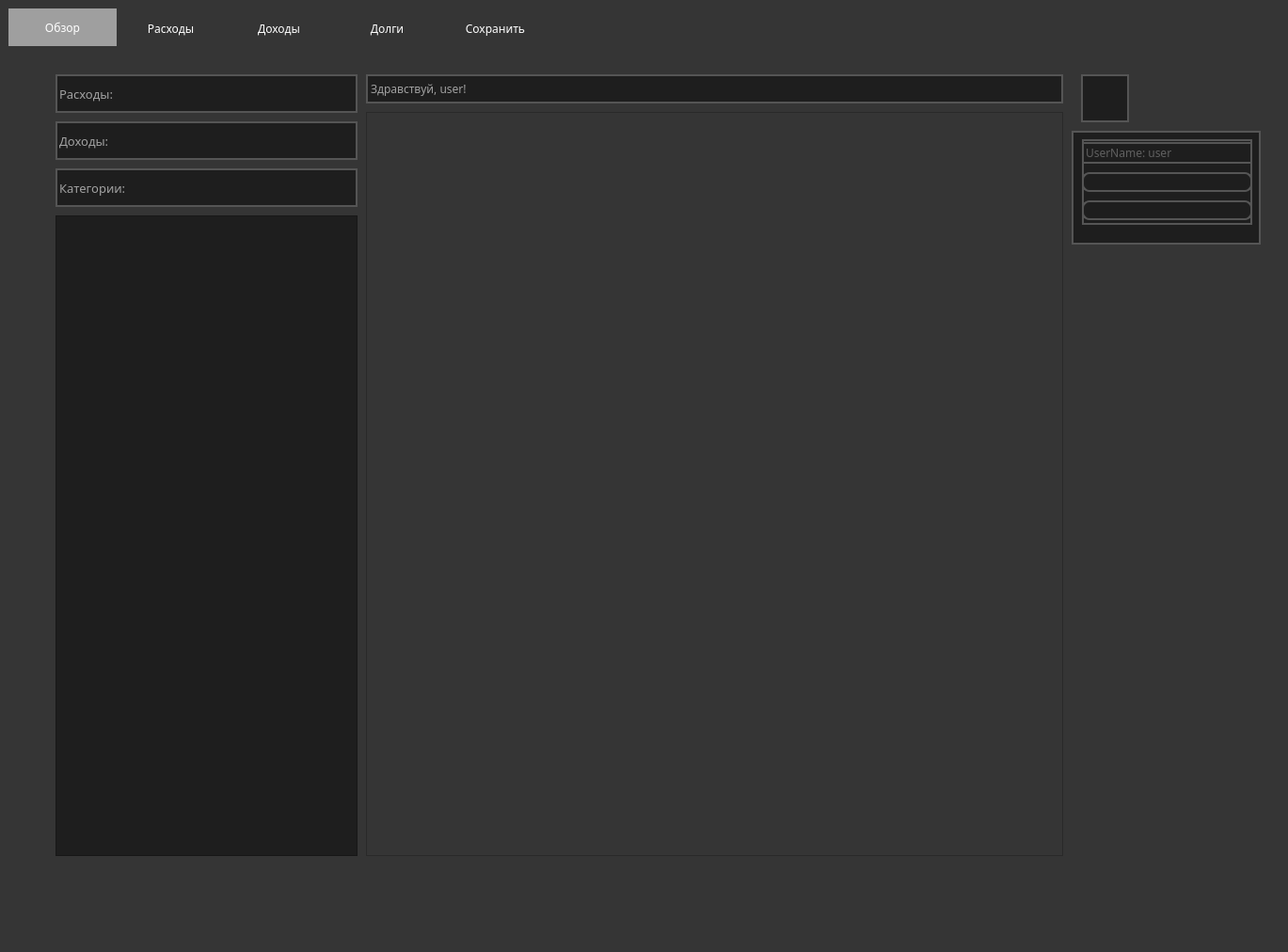
<?xml version="1.0" encoding="UTF-8"?>
<ui version="4.0">
 <class>MainWindow</class>
 <widget class="QMainWindow" name="MainWindow">
  <property name="geometry">
   <rect>
    <x>0</x>
    <y>0</y>
    <width>1369</width>
    <height>1012</height>
   </rect>
  </property>
  <property name="windowTitle">
   <string>Мои финансы</string>
  </property>
  <property name="styleSheet">
   <string notr="true">


font-family:Noto Sans SC;
background-color:rgb(53, 53, 53)
</string>
  </property>
  <property name="iconSize">
   <size>
    <width>30</width>
    <height>30</height>
   </size>
  </property>
  <widget class="QWidget" name="centralwidget">
   <layout class="QGridLayout" name="gridLayout">
    <item row="0" column="0">
     <widget class="QTabWidget" name="tabWidget">
      <property name="font">
       <font>
        <family>Noto Sans SC</family>
       </font>
      </property>
      <property name="cursor">
       <cursorShape>ArrowCursor</cursorShape>
      </property>
      <property name="styleSheet">
       <string notr="true">QTabWidget::pane{
border: 1px;
background:rgba(255, 255, 255, 0);
}

QTabWidget{
background-color:rgba(255, 255, 255, 0);

}

QTabWidget:tab-bar
{


alignment:left;
}
QTabBar:tab{

background-color:rgba(255, 255, 255, 0);
color:white;
width:115px;
height: 40px;
}
QTabBar:tab:selected{
background-color:rgb(159, 159, 159);
}

QTabBar:tab:selected:hover{
background-color: rgb(159, 159, 159);
}

QTabBar:tab:hover{
background-color: rgb(159, 159, 159);
}</string>
      </property>
      <property name="tabShape">
       <enum>QTabWidget::Rounded</enum>
      </property>
      <property name="currentIndex">
       <number>0</number>
      </property>
      <widget class="QWidget" name="tab_4">
       <attribute name="icon">
        <iconset>
         <normalon>:/icons2/icons/report.png</normalon>
        </iconset>
       </attribute>
       <attribute name="title">
        <string>Обзор</string>
       </attribute>
       <widget class="QLineEdit" name="all_incomes">
        <property name="enabled">
         <bool>false</bool>
        </property>
        <property name="geometry">
         <rect>
          <x>50</x>
          <y>80</y>
          <width>321</width>
          <height>41</height>
         </rect>
        </property>
        <property name="font">
         <font>
          <family>Noto Sans SC</family>
          <pointsize>10</pointsize>
         </font>
        </property>
        <property name="styleSheet">
         <string notr="true">background-color:rgb(30, 30, 30);
border:2px solid;
border-color:rgb(85, 85, 85);
color:rgb(161, 161, 161);</string>
        </property>
        <property name="text">
         <string>Доходы:</string>
        </property>
       </widget>
       <widget class="QLineEdit" name="all_outcomes">
        <property name="enabled">
         <bool>false</bool>
        </property>
        <property name="geometry">
         <rect>
          <x>50</x>
          <y>30</y>
          <width>321</width>
          <height>41</height>
         </rect>
        </property>
        <property name="font">
         <font>
          <family>Noto Sans SC</family>
          <pointsize>10</pointsize>
         </font>
        </property>
        <property name="styleSheet">
         <string notr="true">background-color:rgb(30, 30, 30);
border:2px solid;
border-color:rgb(85, 85, 85);
color:rgb(161, 161, 161);</string>
        </property>
        <property name="text">
         <string>Расходы:</string>
        </property>
       </widget>
       <widget class="QLineEdit" name="all_categories">
        <property name="enabled">
         <bool>false</bool>
        </property>
        <property name="geometry">
         <rect>
          <x>50</x>
          <y>130</y>
          <width>321</width>
          <height>41</height>
         </rect>
        </property>
        <property name="font">
         <font>
          <family>Noto Sans SC</family>
          <pointsize>10</pointsize>
         </font>
        </property>
        <property name="styleSheet">
         <string notr="true">background-color:rgb(30, 30, 30);
border:2px solid;
border-color:rgb(85, 85, 85);
color:rgb(161, 161, 161);</string>
        </property>
        <property name="text">
         <string>Категории:</string>
        </property>
       </widget>
       <widget class="QPlainTextEdit" name="overview_text">
        <property name="enabled">
         <bool>false</bool>
        </property>
        <property name="geometry">
         <rect>
          <x>50</x>
          <y>180</y>
          <width>321</width>
          <height>681</height>
         </rect>
        </property>
        <property name="styleSheet">
         <string notr="true">background-color:rgb(30, 30, 30);
color:white;</string>
        </property>
       </widget>
       <widget class="QPushButton" name="user_information_button">
        <property name="geometry">
         <rect>
          <x>1140</x>
          <y>30</y>
          <width>51</width>
          <height>51</height>
         </rect>
        </property>
        <property name="styleSheet">
         <string notr="true">QPushButton{

color: white;

background-color:rgb(30, 30, 30);
border:2px solid;
border-color:rgb(85, 85, 85);
color:rgb(161, 161, 161);
}
QPushButton:hover{
color:rgb(0, 85, 255);
background-color: rgb(159, 159, 159);
}

QPushButton:pressed{
color:rgb(0, 85, 255);
background-color:rgb(159, 159, 159)
}
</string>
        </property>
        <property name="text">
         <string/>
        </property>
        <property name="icon">
         <iconset resource="font.qrc">
          <normaloff>:/icons2/icons/user.png</normaloff>:/icons2/icons/user.png</iconset>
        </property>
        <property name="iconSize">
         <size>
          <width>40</width>
          <height>40</height>
         </size>
        </property>
        <property name="checkable">
         <bool>true</bool>
        </property>
        <property name="autoExclusive">
         <bool>true</bool>
        </property>
       </widget>
       <widget class="QWidget" name="user_menu" native="true">
        <property name="enabled">
         <bool>true</bool>
        </property>
        <property name="geometry">
         <rect>
          <x>1130</x>
          <y>90</y>
          <width>201</width>
          <height>121</height>
         </rect>
        </property>
        <property name="styleSheet">
         <string notr="true">background-color:rgb(30, 30, 30);
border:2px solid;
border-color:rgb(85, 85, 85);
color:rgb(161, 161, 161);
</string>
        </property>
        <widget class="QWidget" name="layoutWidget">
         <property name="geometry">
          <rect>
           <x>11</x>
           <y>9</y>
           <width>181</width>
           <height>91</height>
          </rect>
         </property>
         <layout class="QGridLayout" name="gridLayout_6">
          <item row="1" column="0">
           <widget class="QPushButton" name="edit_account">
            <property name="styleSheet">
             <string notr="true">QPushButton{

color: white;


border-radius: 8px;
}
QPushButton:hover{
color:rgb(0, 85, 255);
background-color: rgb(159, 159, 159);
}

QPushButton:pressed{
color:rgb(0, 85, 255);
background-color:rgb(159, 159, 159)
}


</string>
            </property>
            <property name="text">
             <string/>
            </property>
            <property name="icon">
             <iconset resource="font.qrc">
              <normaloff>:/icons/icons/edit_24dp_000000_FILL0_wght400_GRAD0_opsz24.svg</normaloff>:/icons/icons/edit_24dp_000000_FILL0_wght400_GRAD0_opsz24.svg</iconset>
            </property>
            <property name="iconSize">
             <size>
              <width>15</width>
              <height>15</height>
             </size>
            </property>
            <property name="checkable">
             <bool>false</bool>
            </property>
           </widget>
          </item>
          <item row="2" column="0">
           <widget class="QPushButton" name="done_button">
            <property name="styleSheet">
             <string notr="true">QPushButton{

color: white;


border-radius: 8px;
}
QPushButton:hover{
color:rgb(0, 85, 255);
background-color: rgb(159, 159, 159);
}

QPushButton:pressed{
color:rgb(0, 85, 255);
background-color:rgb(159, 159, 159)
}

</string>
            </property>
            <property name="text">
             <string/>
            </property>
            <property name="icon">
             <iconset resource="font.qrc">
              <normaloff>:/icons2/icons/check_24dp_000000_FILL0_wght400_GRAD0_opsz24.svg</normaloff>:/icons2/icons/check_24dp_000000_FILL0_wght400_GRAD0_opsz24.svg</iconset>
            </property>
           </widget>
          </item>
          <item row="0" column="0">
           <widget class="QLineEdit" name="username_inmenu">
            <property name="enabled">
             <bool>false</bool>
            </property>
            <property name="placeholderText">
             <string>UserName: user</string>
            </property>
           </widget>
          </item>
         </layout>
        </widget>
       </widget>
       <widget class="QLabel" name="hello_label_main">
        <property name="geometry">
         <rect>
          <x>380</x>
          <y>30</y>
          <width>741</width>
          <height>31</height>
         </rect>
        </property>
        <property name="styleSheet">
         <string notr="true">background-color:rgb(30, 30, 30);
border:2px solid;
border-color:rgb(85, 85, 85);
color:rgb(161, 161, 161);</string>
        </property>
        <property name="text">
         <string>Здравствуй, user!</string>
        </property>
       </widget>
       <widget class="QChartView" name="graphicsView">
        <property name="geometry">
         <rect>
          <x>380</x>
          <y>70</y>
          <width>741</width>
          <height>791</height>
         </rect>
        </property>
        <property name="styleSheet">
         <string notr="true"/>
        </property>
       </widget>
      </widget>
      <widget class="QWidget" name="overview_3">
       <attribute name="icon">
        <iconset>
         <normalon>:/icons2/icons/payments_24dp_000000_FILL0_wght400_GRAD0_opsz24.svg</normalon>
        </iconset>
       </attribute>
       <attribute name="title">
        <string>Расходы</string>
       </attribute>
       <widget class="QWidget" name="layoutWidget">
        <property name="geometry">
         <rect>
          <x>0</x>
          <y>10</y>
          <width>1341</width>
          <height>921</height>
         </rect>
        </property>
        <layout class="QGridLayout" name="gridLayout_3">
         <item row="0" column="1">
          <widget class="QPushButton" name="outcome">
           <property name="styleSheet">
            <string notr="true">QPushButton{

color: white;

border-color:rgbrgb(177, 177, 177);
border-radius: 8px;
}
QPushButton:hover{
color:rgb(0, 85, 255);
background-color: rgb(159, 159, 159);
}

QPushButton:pressed{
color:rgb(0, 85, 255);
background-color:rgb(159, 159, 159)
}


</string>
           </property>
           <property name="text">
            <string>Добавить</string>
           </property>
           <property name="icon">
            <iconset resource="font.qrc">
             <normaloff>:/icons/icons/add_circle_24dp_000000_FILL0_wght400_GRAD0_opsz24.svg</normaloff>:/icons/icons/add_circle_24dp_000000_FILL0_wght400_GRAD0_opsz24.svg</iconset>
           </property>
           <property name="iconSize">
            <size>
             <width>15</width>
             <height>15</height>
            </size>
           </property>
           <property name="checkable">
            <bool>false</bool>
           </property>
          </widget>
         </item>
         <item row="0" column="2">
          <widget class="QPushButton" name="edit_outcome">
           <property name="styleSheet">
            <string notr="true">QPushButton{

color: white;

border-color:rgbrgb(177, 177, 177);
border-radius: 8px;
}
QPushButton:hover{
color:rgb(0, 85, 255);
background-color: rgb(159, 159, 159);
}

QPushButton:pressed{
color:rgb(0, 85, 255);
background-color:rgb(159, 159, 159)
}

</string>
           </property>
           <property name="text">
            <string>Изменить</string>
           </property>
           <property name="icon">
            <iconset resource="font.qrc">
             <normaloff>:/icons/icons/edit_24dp_000000_FILL0_wght400_GRAD0_opsz24.svg</normaloff>:/icons/icons/edit_24dp_000000_FILL0_wght400_GRAD0_opsz24.svg</iconset>
           </property>
           <property name="iconSize">
            <size>
             <width>15</width>
             <height>15</height>
            </size>
           </property>
           <property name="checkable">
            <bool>false</bool>
           </property>
          </widget>
         </item>
         <item row="0" column="0">
          <widget class="QLineEdit" name="outcomes">
           <property name="enabled">
            <bool>false</bool>
           </property>
           <property name="font">
            <font>
             <family>Noto Sans SC</family>
             <pointsize>10</pointsize>
            </font>
           </property>
           <property name="styleSheet">
            <string notr="true">QLineEdit{
background-color:rgb(30, 30, 30);
border:2px solid;
border-color:rgb(85, 85, 85);
color:rgb(161, 161, 161);

}</string>
           </property>
           <property name="text">
            <string>Всего: </string>
           </property>
          </widget>
         </item>
         <item row="0" column="5">
          <widget class="QLineEdit" name="Search_by_id_outcome">
           <property name="styleSheet">
            <string notr="true">QLineEdit{
background-color:rgb(30, 30, 30);
border:2px solid;
border-color:rgb(85, 85, 85);
color:rgb(161, 161, 161);

}</string>
           </property>
           <property name="text">
            <string/>
           </property>
           <property name="placeholderText">
            <string>Поиск по ID</string>
           </property>
          </widget>
         </item>
         <item row="0" column="6">
          <widget class="QPushButton" name="search_button_outcome">
           <property name="styleSheet">
            <string notr="true">QPushButton{

color: white;

border-color:rgbrgb(177, 177, 177);
border-radius: 8px;
}
QPushButton:hover{
color:rgb(0, 85, 255);
background-color: rgb(159, 159, 159);
}

QPushButton:pressed{
color:rgb(0, 85, 255);
background-color:rgb(159, 159, 159)
}

</string>
           </property>
           <property name="text">
            <string>Поиск!</string>
           </property>
          </widget>
         </item>
         <item row="1" column="0">
          <widget class="QPlainTextEdit" name="outcomes_categories">
           <property name="enabled">
            <bool>false</bool>
           </property>
           <property name="toolTipDuration">
            <number>2</number>
           </property>
           <property name="styleSheet">
            <string notr="true">background-color:rgb(30, 30, 30);
color:white;</string>
           </property>
          </widget>
         </item>
         <item row="0" column="3">
          <widget class="QPushButton" name="delete_outcome">
           <property name="styleSheet">
            <string notr="true">QPushButton{

color: white;

border-color:rgbrgb(177, 177, 177);
border-radius: 8px;
}
QPushButton:hover{
color:rgb(0, 85, 255);
background-color: rgb(159, 159, 159);
}

QPushButton:pressed{
color:rgb(0, 85, 255);
background-color:rgb(159, 159, 159)
}


</string>
           </property>
           <property name="text">
            <string>Удалить</string>
           </property>
           <property name="icon">
            <iconset resource="font.qrc">
             <normaloff>:/icons/icons/delete_24dp_000000_FILL0_wght400_GRAD0_opsz24.svg</normaloff>:/icons/icons/delete_24dp_000000_FILL0_wght400_GRAD0_opsz24.svg</iconset>
           </property>
           <property name="iconSize">
            <size>
             <width>15</width>
             <height>15</height>
            </size>
           </property>
           <property name="checkable">
            <bool>false</bool>
           </property>
          </widget>
         </item>
         <item row="0" column="4">
          <widget class="QPushButton" name="add_category_outcome">
           <property name="styleSheet">
            <string notr="true">QPushButton{

color: white;

border-color:rgbrgb(177, 177, 177);
border-radius: 8px;
}
QPushButton:hover{
color:rgb(0, 85, 255);
background-color: rgb(159, 159, 159);
}

QPushButton:pressed{
color:rgb(0, 85, 255);
background-color:rgb(159, 159, 159)
}


</string>
           </property>
           <property name="text">
            <string>Добавить Категорию</string>
           </property>
           <property name="icon">
            <iconset resource="font.qrc">
             <normaloff>:/icons/icons/add_circle_24dp_000000_FILL0_wght400_GRAD0_opsz24.svg</normaloff>:/icons/icons/add_circle_24dp_000000_FILL0_wght400_GRAD0_opsz24.svg</iconset>
           </property>
          </widget>
         </item>
         <item row="1" column="1" colspan="6">
          <widget class="QTableWidget" name="outcome_transactions">
           <property name="styleSheet">
            <string notr="true">background-color:rgb(30, 30, 30);
color:white;</string>
           </property>
          </widget>
         </item>
        </layout>
       </widget>
      </widget>
      <widget class="QWidget" name="tab_5">
       <attribute name="icon">
        <iconset>
         <normalon>:/icons2/icons/cash.png</normalon>
        </iconset>
       </attribute>
       <attribute name="title">
        <string>Доходы</string>
       </attribute>
       <widget class="QWidget" name="layoutWidget">
        <property name="geometry">
         <rect>
          <x>0</x>
          <y>10</y>
          <width>1341</width>
          <height>921</height>
         </rect>
        </property>
        <layout class="QGridLayout" name="gridLayout_4">
         <item row="0" column="0">
          <widget class="QLineEdit" name="income_overall">
           <property name="enabled">
            <bool>false</bool>
           </property>
           <property name="font">
            <font>
             <family>Noto Sans SC</family>
             <pointsize>10</pointsize>
            </font>
           </property>
           <property name="styleSheet">
            <string notr="true">QLineEdit{
background-color:rgb(30, 30, 30);
border:2px solid;
border-color:rgb(85, 85, 85);
color:rgb(161, 161, 161);

}</string>
           </property>
           <property name="text">
            <string>Всего: </string>
           </property>
          </widget>
         </item>
         <item row="0" column="1">
          <widget class="QPushButton" name="income">
           <property name="styleSheet">
            <string notr="true">QPushButton{

color: white;

border-color:rgbrgb(177, 177, 177);
border-radius: 8px;
}
QPushButton:hover{
color:rgb(0, 85, 255);
background-color: rgb(159, 159, 159);
}

QPushButton:pressed{
color:rgb(0, 85, 255);
background-color:rgb(159, 159, 159)
}


</string>
           </property>
           <property name="text">
            <string>Добавить</string>
           </property>
           <property name="icon">
            <iconset resource="font.qrc">
             <normaloff>:/icons/icons/add_circle_24dp_000000_FILL0_wght400_GRAD0_opsz24.svg</normaloff>:/icons/icons/add_circle_24dp_000000_FILL0_wght400_GRAD0_opsz24.svg</iconset>
           </property>
           <property name="iconSize">
            <size>
             <width>15</width>
             <height>15</height>
            </size>
           </property>
           <property name="checkable">
            <bool>false</bool>
           </property>
          </widget>
         </item>
         <item row="0" column="2">
          <widget class="QPushButton" name="edit_income">
           <property name="styleSheet">
            <string notr="true">QPushButton{

color: white;

border-color:rgbrgb(177, 177, 177);
border-radius: 8px;
}
QPushButton:hover{
color:rgb(0, 85, 255);
background-color: rgb(159, 159, 159);
}

QPushButton:pressed{
color:rgb(0, 85, 255);
background-color:rgb(159, 159, 159)
}

</string>
           </property>
           <property name="text">
            <string>Изменить</string>
           </property>
           <property name="icon">
            <iconset resource="font.qrc">
             <normaloff>:/icons/icons/edit_24dp_000000_FILL0_wght400_GRAD0_opsz24.svg</normaloff>:/icons/icons/edit_24dp_000000_FILL0_wght400_GRAD0_opsz24.svg</iconset>
           </property>
           <property name="iconSize">
            <size>
             <width>15</width>
             <height>15</height>
            </size>
           </property>
           <property name="checkable">
            <bool>false</bool>
           </property>
          </widget>
         </item>
         <item row="0" column="3">
          <widget class="QPushButton" name="delete_income">
           <property name="styleSheet">
            <string notr="true">QPushButton{

color: white;

border-color:rgbrgb(177, 177, 177);
border-radius: 8px;
}
QPushButton:hover{
color:rgb(0, 85, 255);
background-color: rgb(159, 159, 159);
}

QPushButton:pressed{
color:rgb(0, 85, 255);
background-color:rgb(159, 159, 159)
}


</string>
           </property>
           <property name="text">
            <string>Удалить</string>
           </property>
           <property name="icon">
            <iconset resource="font.qrc">
             <normaloff>:/icons/icons/delete_24dp_000000_FILL0_wght400_GRAD0_opsz24.svg</normaloff>:/icons/icons/delete_24dp_000000_FILL0_wght400_GRAD0_opsz24.svg</iconset>
           </property>
           <property name="iconSize">
            <size>
             <width>15</width>
             <height>15</height>
            </size>
           </property>
           <property name="checkable">
            <bool>false</bool>
           </property>
          </widget>
         </item>
         <item row="0" column="4">
          <widget class="QPushButton" name="add_category_income">
           <property name="styleSheet">
            <string notr="true">QPushButton{

color: white;

border-color:rgbrgb(177, 177, 177);
border-radius: 8px;
}
QPushButton:hover{
color:rgb(0, 85, 255);
background-color: rgb(159, 159, 159);
}

QPushButton:pressed{
color:rgb(0, 85, 255);
background-color:rgb(159, 159, 159)
}


</string>
           </property>
           <property name="text">
            <string>Добавить Категорию</string>
           </property>
           <property name="icon">
            <iconset resource="font.qrc">
             <normaloff>:/icons/icons/add_circle_24dp_000000_FILL0_wght400_GRAD0_opsz24.svg</normaloff>:/icons/icons/add_circle_24dp_000000_FILL0_wght400_GRAD0_opsz24.svg</iconset>
           </property>
          </widget>
         </item>
         <item row="1" column="1" colspan="6">
          <widget class="QTableWidget" name="income_transactions">
           <property name="styleSheet">
            <string notr="true">background-color:rgb(30, 30, 30);
color:white;</string>
           </property>
          </widget>
         </item>
         <item row="0" column="6">
          <widget class="QPushButton" name="search_button_income">
           <property name="styleSheet">
            <string notr="true">QPushButton{

color: white;

border-color:rgbrgb(177, 177, 177);
border-radius: 8px;
}
QPushButton:hover{
color:rgb(0, 85, 255);
background-color: rgb(159, 159, 159);
}

QPushButton:pressed{
color:rgb(0, 85, 255);
background-color:rgb(159, 159, 159)
}

</string>
           </property>
           <property name="text">
            <string>Поиск!</string>
           </property>
          </widget>
         </item>
         <item row="1" column="0">
          <widget class="QPlainTextEdit" name="income_categories">
           <property name="enabled">
            <bool>false</bool>
           </property>
           <property name="toolTipDuration">
            <number>2</number>
           </property>
           <property name="styleSheet">
            <string notr="true">background-color:rgb(30, 30, 30);
color:white;</string>
           </property>
          </widget>
         </item>
         <item row="0" column="5">
          <widget class="QLineEdit" name="Search_by_id_income">
           <property name="styleSheet">
            <string notr="true">QLineEdit{
background-color:rgb(30, 30, 30);
border:2px solid;
border-color:rgb(85, 85, 85);
color:rgb(161, 161, 161);

}</string>
           </property>
           <property name="text">
            <string/>
           </property>
           <property name="placeholderText">
            <string>Поиск по ID</string>
           </property>
          </widget>
         </item>
        </layout>
       </widget>
      </widget>
      <widget class="QWidget" name="tab_6">
       <attribute name="icon">
        <iconset>
         <normalon>:/icons2/icons/tax-credit.png</normalon>
        </iconset>
       </attribute>
       <attribute name="title">
        <string>Долги</string>
       </attribute>
       <widget class="QWidget" name="layoutWidget">
        <property name="geometry">
         <rect>
          <x>0</x>
          <y>10</y>
          <width>1341</width>
          <height>921</height>
         </rect>
        </property>
        <layout class="QGridLayout" name="gridLayout_5">
         <item row="0" column="2">
          <widget class="QPushButton" name="edit_duty">
           <property name="styleSheet">
            <string notr="true">QPushButton{

color: white;

border-color:rgbrgb(177, 177, 177);
border-radius: 8px;
}
QPushButton:hover{
color:rgb(0, 85, 255);
background-color: rgb(159, 159, 159);
}

QPushButton:pressed{
color:rgb(0, 85, 255);
background-color:rgb(159, 159, 159)
}

</string>
           </property>
           <property name="text">
            <string>Изменить</string>
           </property>
           <property name="icon">
            <iconset resource="font.qrc">
             <normaloff>:/icons/icons/edit_24dp_000000_FILL0_wght400_GRAD0_opsz24.svg</normaloff>:/icons/icons/edit_24dp_000000_FILL0_wght400_GRAD0_opsz24.svg</iconset>
           </property>
           <property name="iconSize">
            <size>
             <width>15</width>
             <height>15</height>
            </size>
           </property>
           <property name="checkable">
            <bool>false</bool>
           </property>
          </widget>
         </item>
         <item row="0" column="4">
          <widget class="QPushButton" name="add_category_duty">
           <property name="styleSheet">
            <string notr="true">QPushButton{

color: white;

border-color:rgbrgb(177, 177, 177);
border-radius: 8px;
}
QPushButton:hover{
color:rgb(0, 85, 255);
background-color: rgb(159, 159, 159);
}

QPushButton:pressed{
color:rgb(0, 85, 255);
background-color:rgb(159, 159, 159)
}


</string>
           </property>
           <property name="text">
            <string>Добавить Категорию</string>
           </property>
           <property name="icon">
            <iconset resource="font.qrc">
             <normaloff>:/icons/icons/add_circle_24dp_000000_FILL0_wght400_GRAD0_opsz24.svg</normaloff>:/icons/icons/add_circle_24dp_000000_FILL0_wght400_GRAD0_opsz24.svg</iconset>
           </property>
          </widget>
         </item>
         <item row="0" column="6">
          <widget class="QPushButton" name="search_button_duty">
           <property name="styleSheet">
            <string notr="true">QPushButton{

color: white;

border-color:rgbrgb(177, 177, 177);
border-radius: 8px;
}
QPushButton:hover{
color:rgb(0, 85, 255);
background-color: rgb(159, 159, 159);
}

QPushButton:pressed{
color:rgb(0, 85, 255);
background-color:rgb(159, 159, 159)
}

</string>
           </property>
           <property name="text">
            <string>Поиск!</string>
           </property>
          </widget>
         </item>
         <item row="1" column="0">
          <widget class="QPlainTextEdit" name="duty_categories">
           <property name="enabled">
            <bool>false</bool>
           </property>
           <property name="toolTipDuration">
            <number>2</number>
           </property>
           <property name="styleSheet">
            <string notr="true">background-color:rgb(30, 30, 30);
color:white;</string>
           </property>
          </widget>
         </item>
         <item row="0" column="0">
          <widget class="QLineEdit" name="all_duty">
           <property name="enabled">
            <bool>false</bool>
           </property>
           <property name="font">
            <font>
             <family>Noto Sans SC</family>
             <pointsize>10</pointsize>
            </font>
           </property>
           <property name="styleSheet">
            <string notr="true">QLineEdit{
background-color:rgb(30, 30, 30);
border:2px solid;
border-color:rgb(85, 85, 85);
color:rgb(161, 161, 161);

}</string>
           </property>
           <property name="text">
            <string>Всего: </string>
           </property>
          </widget>
         </item>
         <item row="0" column="1">
          <widget class="QPushButton" name="duty">
           <property name="styleSheet">
            <string notr="true">QPushButton{

color: white;

border-color:rgbrgb(177, 177, 177);
border-radius: 8px;
}
QPushButton:hover{
color:rgb(0, 85, 255);
background-color: rgb(159, 159, 159);
}

QPushButton:pressed{
color:rgb(0, 85, 255);
background-color:rgb(159, 159, 159)
}


</string>
           </property>
           <property name="text">
            <string>Добавить</string>
           </property>
           <property name="icon">
            <iconset resource="font.qrc">
             <normaloff>:/icons/icons/add_circle_24dp_000000_FILL0_wght400_GRAD0_opsz24.svg</normaloff>:/icons/icons/add_circle_24dp_000000_FILL0_wght400_GRAD0_opsz24.svg</iconset>
           </property>
           <property name="iconSize">
            <size>
             <width>15</width>
             <height>15</height>
            </size>
           </property>
           <property name="checkable">
            <bool>false</bool>
           </property>
          </widget>
         </item>
         <item row="0" column="3">
          <widget class="QPushButton" name="delete_duty">
           <property name="styleSheet">
            <string notr="true">QPushButton{

color: white;

border-color:rgbrgb(177, 177, 177);
border-radius: 8px;
}
QPushButton:hover{
color:rgb(0, 85, 255);
background-color: rgb(159, 159, 159);
}

QPushButton:pressed{
color:rgb(0, 85, 255);
background-color:rgb(159, 159, 159)
}


</string>
           </property>
           <property name="text">
            <string>Удалить</string>
           </property>
           <property name="icon">
            <iconset resource="font.qrc">
             <normaloff>:/icons/icons/delete_24dp_000000_FILL0_wght400_GRAD0_opsz24.svg</normaloff>:/icons/icons/delete_24dp_000000_FILL0_wght400_GRAD0_opsz24.svg</iconset>
           </property>
           <property name="iconSize">
            <size>
             <width>15</width>
             <height>15</height>
            </size>
           </property>
           <property name="checkable">
            <bool>false</bool>
           </property>
          </widget>
         </item>
         <item row="1" column="1" colspan="6">
          <widget class="QTableWidget" name="duty_transactions">
           <property name="styleSheet">
            <string notr="true">background-color:rgb(30, 30, 30);
color:white;</string>
           </property>
          </widget>
         </item>
         <item row="0" column="5">
          <widget class="QLineEdit" name="Search_by_id_duty">
           <property name="styleSheet">
            <string notr="true">QLineEdit{
background-color:rgb(30, 30, 30);
border:2px solid;
border-color:rgb(85, 85, 85);
color:rgb(161, 161, 161);

}</string>
           </property>
           <property name="text">
            <string/>
           </property>
           <property name="placeholderText">
            <string>Поиск по ID</string>
           </property>
          </widget>
         </item>
        </layout>
       </widget>
      </widget>
      <widget class="QWidget" name="tab_7">
       <attribute name="icon">
        <iconset>
         <normalon>:/icons2/icons/diskette.png</normalon>
        </iconset>
       </attribute>
       <attribute name="title">
        <string>Сохранить</string>
       </attribute>
       <widget class="QWidget" name="layoutWidget">
        <property name="geometry">
         <rect>
          <x>270</x>
          <y>290</y>
          <width>771</width>
          <height>211</height>
         </rect>
        </property>
        <layout class="QGridLayout" name="gridLayout_2">
         <item row="0" column="0">
          <widget class="QLabel" name="label_3">
           <property name="enabled">
            <bool>false</bool>
           </property>
           <property name="styleSheet">
            <string notr="true">background-color:rgb(30, 30, 30);
border:2px solid;
border-color:rgb(85, 85, 85);
color:rgb(161, 161, 161);</string>
           </property>
           <property name="text">
            <string>Выберите папку сохранения:</string>
           </property>
          </widget>
         </item>
         <item row="1" column="0">
          <widget class="QLineEdit" name="file_directory_line">
           <property name="styleSheet">
            <string notr="true">QLineEdit{
background-color:rgb(30, 30, 30);
border:2px solid;
border-color:rgb(85, 85, 85);
color:rgb(161, 161, 161);

}</string>
           </property>
           <property name="text">
            <string/>
           </property>
           <property name="placeholderText">
            <string>C:\</string>
           </property>
          </widget>
         </item>
         <item row="1" column="2">
          <widget class="QPushButton" name="choose_directory">
           <property name="styleSheet">
            <string notr="true">QPushButton{

color: white;

background-color:rgb(30, 30, 30);
border:2px solid;
border-color:rgb(85, 85, 85);
color:rgb(161, 161, 161);
}
QPushButton:hover{
color:rgb(0, 85, 255);
background-color: rgb(159, 159, 159);
}

QPushButton:pressed{
color:rgb(0, 85, 255);
background-color:rgb(159, 159, 159)
}



</string>
           </property>
           <property name="text">
            <string/>
           </property>
           <property name="icon">
            <iconset resource="font.qrc">
             <normaloff>:/icons/icons/folder_open_24dp_000000_FILL0_wght400_GRAD0_opsz24.svg</normaloff>:/icons/icons/folder_open_24dp_000000_FILL0_wght400_GRAD0_opsz24.svg</iconset>
           </property>
          </widget>
         </item>
         <item row="2" column="0">
          <widget class="QLabel" name="label_4">
           <property name="enabled">
            <bool>false</bool>
           </property>
           <property name="styleSheet">
            <string notr="true">background-color:rgb(30, 30, 30);
border:2px solid;
border-color:rgb(85, 85, 85);
color:rgb(161, 161, 161);</string>
           </property>
           <property name="text">
            <string>Выберите название файла:</string>
           </property>
          </widget>
         </item>
         <item row="3" column="0">
          <widget class="QLineEdit" name="file_name_line">
           <property name="styleSheet">
            <string notr="true">QLineEdit{
background-color:rgb(30, 30, 30);
border:2px solid;
border-color:rgb(85, 85, 85);
color:rgb(161, 161, 161);

}</string>
           </property>
           <property name="text">
            <string/>
           </property>
           <property name="placeholderText">
            <string>example</string>
           </property>
          </widget>
         </item>
         <item row="4" column="0">
          <widget class="QLabel" name="label_5">
           <property name="enabled">
            <bool>false</bool>
           </property>
           <property name="styleSheet">
            <string notr="true">background-color:rgb(30, 30, 30);
border:2px solid;
border-color:rgb(85, 85, 85);
color:rgb(161, 161, 161);</string>
           </property>
           <property name="text">
            <string>Расширение:</string>
           </property>
          </widget>
         </item>
         <item row="4" column="1">
          <widget class="QComboBox" name="file_extension_combo">
           <property name="styleSheet">
            <string notr="true">
background-color:rgb(30, 30, 30);
border:2px solid;
border-color:rgb(85, 85, 85);
color:rgb(161, 161, 161);

</string>
           </property>
           <item>
            <property name="text">
             <string>.txt</string>
            </property>
           </item>
           <item>
            <property name="text">
             <string>.dat</string>
            </property>
           </item>
           <item>
            <property name="text">
             <string>.ini</string>
            </property>
           </item>
          </widget>
         </item>
         <item row="5" column="0">
          <widget class="QPushButton" name="save_button">
           <property name="styleSheet">
            <string notr="true">QPushButton{

color: white;

background-color:rgb(30, 30, 30);
border:2px solid;
border-color:rgb(85, 85, 85);
color:rgb(161, 161, 161);
}
QPushButton:hover{
color:rgb(0, 85, 255);
background-color: rgb(159, 159, 159);
}

QPushButton:pressed{
color:rgb(0, 85, 255);
background-color:rgb(159, 159, 159)
}
</string>
           </property>
           <property name="text">
            <string>Сохранить</string>
           </property>
          </widget>
         </item>
        </layout>
       </widget>
      </widget>
     </widget>
    </item>
   </layout>
  </widget>
 </widget>
 <customwidgets>
  <customwidget>
   <class>QChartView</class>
   <extends>QGraphicsView</extends>
   <header>qchartview</header>
  </customwidget>
 </customwidgets>
 <resources>
  <include location="font.qrc"/>
 </resources>
 <connections>
  <connection>
   <sender>user_information_button</sender>
   <signal>clicked(bool)</signal>
   <receiver>user_menu</receiver>
   <slot>setVisible(bool)</slot>
   <hints>
    <hint type="sourcelabel">
     <x>1184</x>
     <y>107</y>
    </hint>
    <hint type="destinationlabel">
     <x>1238</x>
     <y>155</y>
    </hint>
   </hints>
  </connection>
 </connections>
</ui>
